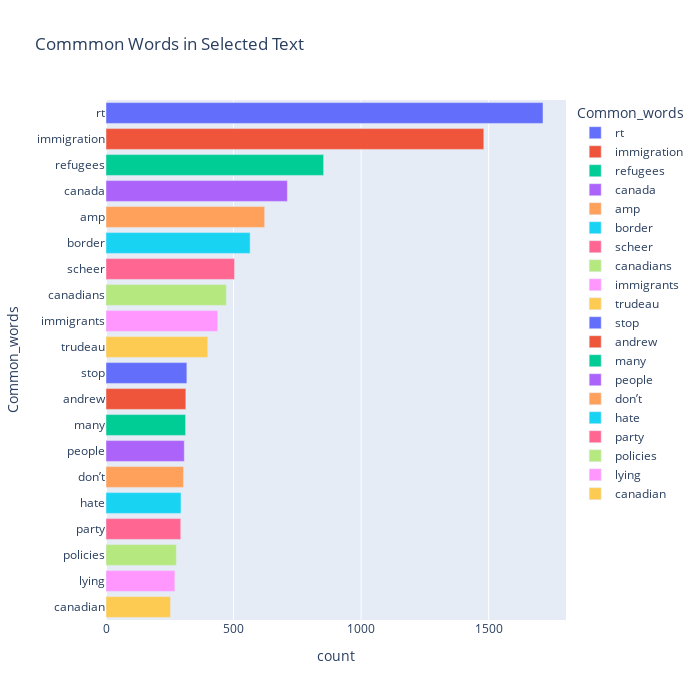

Notebook cell for this chart:
### Markdown cell above
### Plotting bar graph for most used word in all tweets

### Code cell
fig = px.bar(temp, x="count", y="Common_words", title='Commmon Words in Selected Text', orientation='h', 
             width=700, height=700,color='Common_words')
fig.show()

### Figure 1 — Plotly figure (JSON) as saved in the notebook; plotly's stock layout.template omitted (floating-point values rounded to 4 significant figures)
{"data": [{"alignmentgroup": "True", "hovertemplate": "Common_words=%{y}<br>count=%{x}<extra></extra>", "legendgroup": "rt", "marker": {"color": "#636efa", "pattern": {"shape": ""}}, "name": "rt", "offsetgroup": "rt", "orientation": "h", "showlegend": true, "textposition": "auto", "type": "bar", "x": [1713], "xaxis": "x", "y": ["rt"], "yaxis": "y"}, {"alignmentgroup": "True", "hovertemplate": "Common_words=%{y}<br>count=%{x}<extra></extra>", "legendgroup": "immigration", "marker": {"color": "#EF553B", "pattern": {"shape": ""}}, "name": "immigration", "offsetgroup": "immigration", "orientation": "h", "showlegend": true, "textposition": "auto", "type": "bar", "x": [1481], "xaxis": "x", "y": ["immigration"], "yaxis": "y"}, {"alignmentgroup": "True", "hovertemplate": "Common_words=%{y}<br>count=%{x}<extra></extra>", "legendgroup": "refugees", "marker": {"color": "#00cc96", "pattern": {"shape": ""}}, "name": "refugees", "offsetgroup": "refugees", "orientation": "h", "showlegend": true, "textposition": "auto", "type": "bar", "x": [853], "xaxis": "x", "y": ["refugees"], "yaxis": "y"}, {"alignmentgroup": "True", "hovertemplate": "Common_words=%{y}<br>count=%{x}<extra></extra>", "legendgroup": "canada", "marker": {"color": "#ab63fa", "pattern": {"shape": ""}}, "name": "canada", "offsetgroup": "canada", "orientation": "h", "showlegend": true, "textposition": "auto", "type": "bar", "x": [711], "xaxis": "x", "y": ["canada"], "yaxis": "y"}, {"alignmentgroup": "True", "hovertemplate": "Common_words=%{y}<br>count=%{x}<extra></extra>", "legendgroup": "amp", "marker": {"color": "#FFA15A", "pattern": {"shape": ""}}, "name": "amp", "offsetgroup": "amp", "orientation": "h", "showlegend": true, "textposition": "auto", "type": "bar", "x": [622], "xaxis": "x", "y": ["amp"], "yaxis": "y"}, {"alignmentgroup": "True", "hovertemplate": "Common_words=%{y}<br>count=%{x}<extra></extra>", "legendgroup": "border", "marker": {"color": "#19d3f3", "pattern": {"shape": ""}}, "name": "border", "offsetgroup": "border", "orientation": "h", "showlegend": true, "textposition": "auto", "type": "bar", "x": [565], "xaxis": "x", "y": ["border"], "yaxis": "y"}, {"alignmentgroup": "True", "hovertemplate": "Common_words=%{y}<br>count=%{x}<extra></extra>", "legendgroup": "scheer", "marker": {"color": "#FF6692", "pattern": {"shape": ""}}, "name": "scheer", "offsetgroup": "scheer", "orientation": "h", "showlegend": true, "textposition": "auto", "type": "bar", "x": [504], "xaxis": "x", "y": ["scheer"], "yaxis": "y"}, {"alignmentgroup": "True", "hovertemplate": "Common_words=%{y}<br>count=%{x}<extra></extra>", "legendgroup": "canadians", "marker": {"color": "#B6E880", "pattern": {"shape": ""}}, "name": "canadians", "offsetgroup": "canadians", "orientation": "h", "showlegend": true, "textposition": "auto", "type": "bar", "x": [472], "xaxis": "x", "y": ["canadians"], "yaxis": "y"}, {"alignmentgroup": "True", "hovertemplate": "Common_words=%{y}<br>count=%{x}<extra></extra>", "legendgroup": "immigrants", "marker": {"color": "#FF97FF", "pattern": {"shape": ""}}, "name": "immigrants", "offsetgroup": "immigrants", "orientation": "h", "showlegend": true, "textposition": "auto", "type": "bar", "x": [438], "xaxis": "x", "y": ["immigrants"], "yaxis": "y"}, {"alignmentgroup": "True", "hovertemplate": "Common_words=%{y}<br>count=%{x}<extra></extra>", "legendgroup": "trudeau", "marker": {"color": "#FECB52", "pattern": {"shape": ""}}, "name": "trudeau", "offsetgroup": "trudeau", "orientation": "h", "showlegend": true, "textposition": "auto", "type": "bar", "x": [399], "xaxis": "x", "y": ["trudeau"], "yaxis": "y"}, {"alignmentgroup": "True", "hovertemplate": "Common_words=%{y}<br>count=%{x}<extra></extra>", "legendgroup": "stop", "marker": {"color": "#636efa", "pattern": {"shape": ""}}, "name": "stop", "offsetgroup": "stop", "orientation": "h", "showlegend": true, "textposition": "auto", "type": "bar", "x": [317], "xaxis": "x", "y": ["stop"], "yaxis": "y"}, {"alignmentgroup": "True", "hovertemplate": "Common_words=%{y}<br>count=%{x}<extra></extra>", "legendgroup": "andrew", "marker": {"color": "#EF553B", "pattern": {"shape": ""}}, "name": "andrew", "offsetgroup": "andrew", "orientation": "h", "showlegend": true, "textposition": "auto", "type": "bar", "x": [313], "xaxis": "x", "y": ["andrew"], "yaxis": "y"}, {"alignmentgroup": "True", "hovertemplate": "Common_words=%{y}<br>count=%{x}<extra></extra>", "legendgroup": "many", "marker": {"color": "#00cc96", "pattern": {"shape": ""}}, "name": "many", "offsetgroup": "many", "orientation": "h", "showlegend": true, "textposition": "auto", "type": "bar", "x": [312], "xaxis": "x", "y": ["many"], "yaxis": "y"}, {"alignmentgroup": "True", "hovertemplate": "Common_words=%{y}<br>count=%{x}<extra></extra>", "legendgroup": "people", "marker": {"color": "#ab63fa", "pattern": {"shape": ""}}, "name": "people", "offsetgroup": "people", "orientation": "h", "showlegend": true, "textposition": "auto", "type": "bar", "x": [307], "xaxis": "x", "y": ["people"], "yaxis": "y"}, {"alignmentgroup": "True", "hovertemplate": "Common_words=%{y}<br>count=%{x}<extra></extra>", "legendgroup": "don’t", "marker": {"color": "#FFA15A", "pattern": {"shape": ""}}, "name": "don’t", "offsetgroup": "don’t", "orientation": "h", "showlegend": true, "textposition": "auto", "type": "bar", "x": [304], "xaxis": "x", "y": ["don’t"], "yaxis": "y"}, {"alignmentgroup": "True", "hovertemplate": "Common_words=%{y}<br>count=%{x}<extra></extra>", "legendgroup": "hate", "marker": {"color": "#19d3f3", "pattern": {"shape": ""}}, "name": "hate", "offsetgroup": "hate", "orientation": "h", "showlegend": true, "textposition": "auto", "type": "bar", "x": [294], "xaxis": "x", "y": ["hate"], "yaxis": "y"}, {"alignmentgroup": "True", "hovertemplate": "Common_words=%{y}<br>count=%{x}<extra></extra>", "legendgroup": "party", "marker": {"color": "#FF6692", "pattern": {"shape": ""}}, "name": "party", "offsetgroup": "party", "orientation": "h", "showlegend": true, "textposition": "auto", "type": "bar", "x": [293], "xaxis": "x", "y": ["party"], "yaxis": "y"}, {"alignmentgroup": "True", "hovertemplate": "Common_words=%{y}<br>count=%{x}<extra></extra>", "legendgroup": "policies", "marker": {"color": "#B6E880", "pattern": {"shape": ""}}, "name": "policies", "offsetgroup": "policies", "orientation": "h", "showlegend": true, "textposition": "auto", "type": "bar", "x": [276], "xaxis": "x", "y": ["policies"], "yaxis": "y"}, {"alignmentgroup": "True", "hovertemplate": "Common_words=%{y}<br>count=%{x}<extra></extra>", "legendgroup": "lying", "marker": {"color": "#FF97FF", "pattern": {"shape": ""}}, "name": "lying", "offsetgroup": "lying", "orientation": "h", "showlegend": true, "textposition": "auto", "type": "bar", "x": [270], "xaxis": "x", "y": ["lying"], "yaxis": "y"}, {"alignmentgroup": "True", "hovertemplate": "Common_words=%{y}<br>count=%{x}<extra></extra>", "legendgroup": "canadian", "marker": {"color": "#FECB52", "pattern": {"shape": ""}}, "name": "canadian", "offsetgroup": "canadian", "orientation": "h", "showlegend": true, "textposition": "auto", "type": "bar", "x": [253], "xaxis": "x", "y": ["canadian"], "yaxis": "y"}], "layout": {"barmode": "relative", "height": 700, "legend": {"title": {"text": "Common_words"}, "tracegroupgap": 0}, "title": {"text": "Commmon Words in Selected Text"}, "width": 700, "xaxis": {"anchor": "y", "domain": [0, 1], "title": {"text": "count"}}, "yaxis": {"anchor": "x", "categoryarray": ["canadian", "lying", "policies", "party", "hate", "don’t", "people", "many", "andrew", "stop", "trudeau", "immigrants", "canadians", "scheer", "border", "amp", "canada", "refugees", "immigration", "rt"], "categoryorder": "array", "domain": [0, 1], "title": {"text": "Common_words"}}}}
